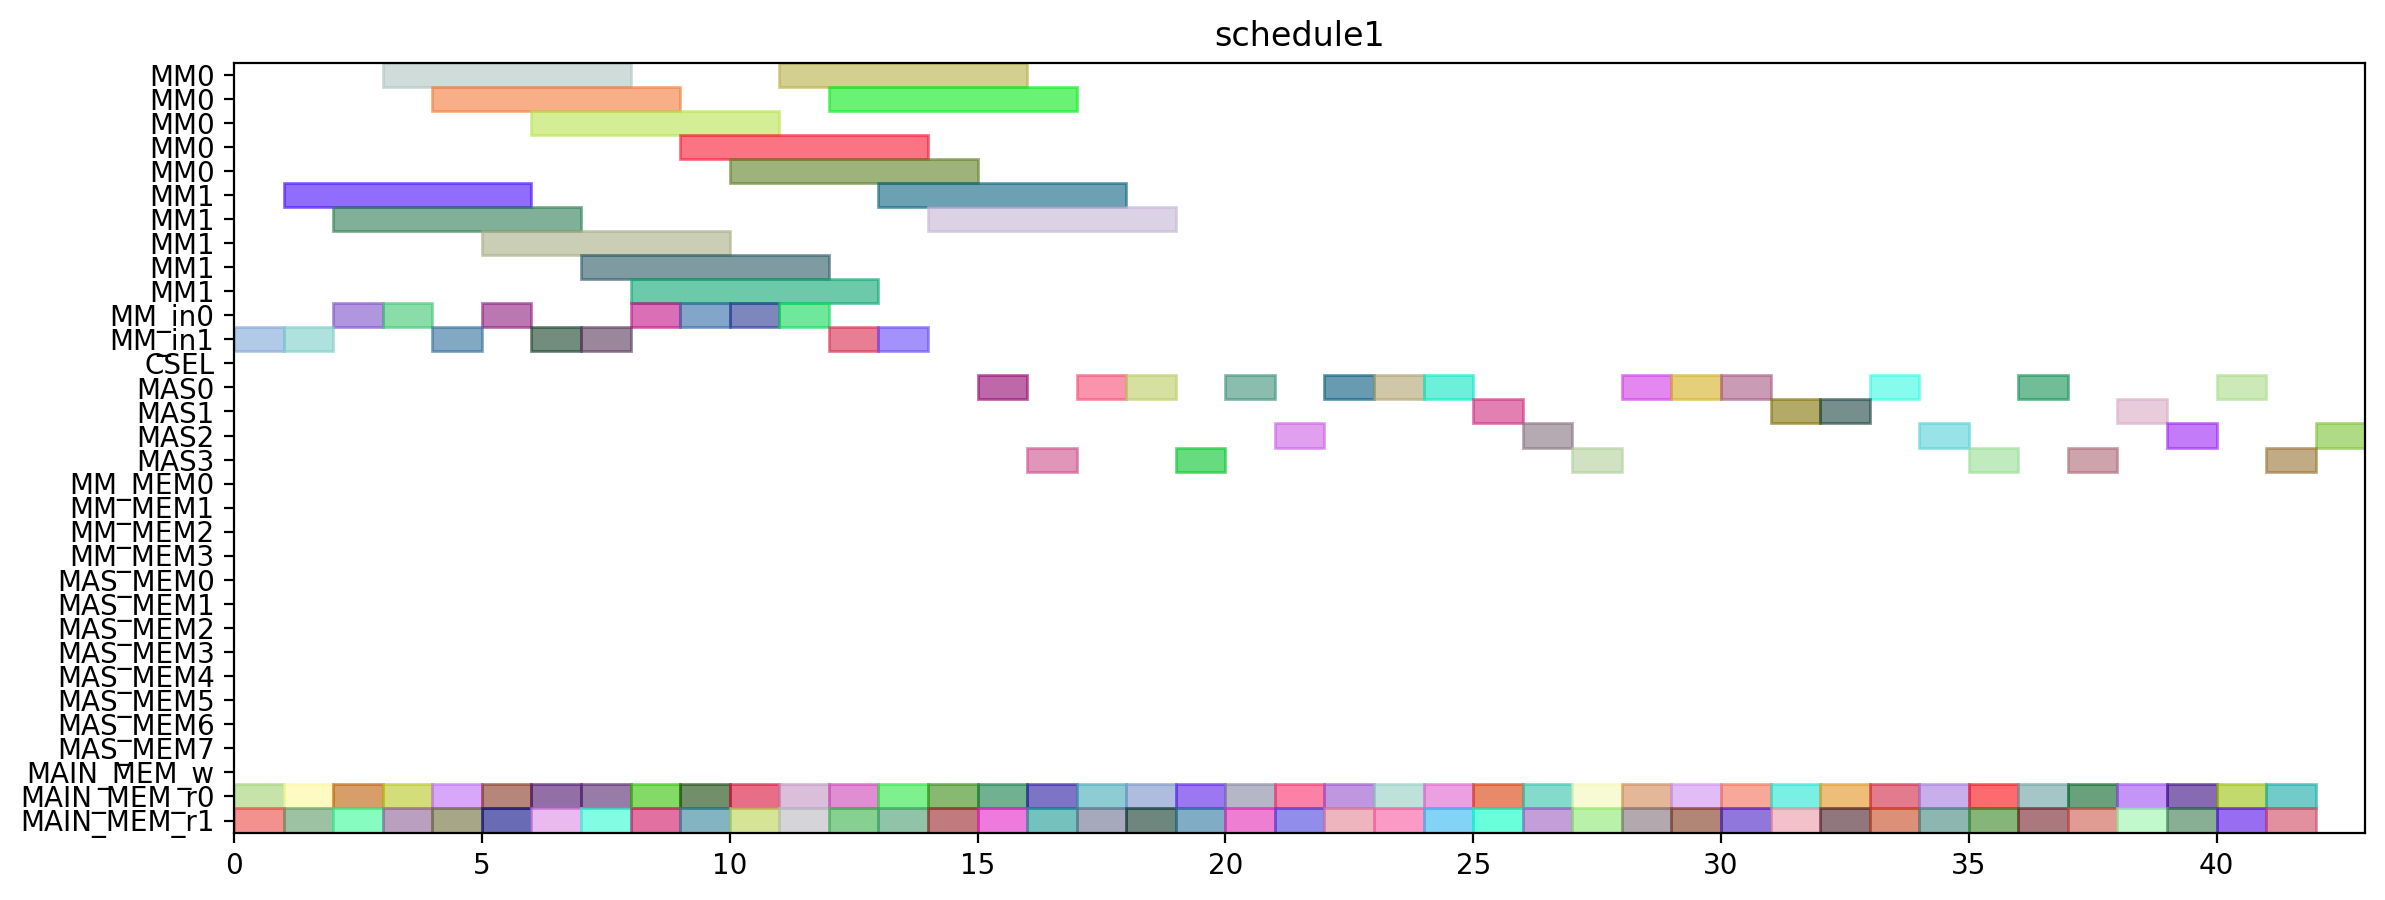

Write the Python code that produced this figure.
from pyschedule import Scenario, solvers, plotters, alt


def solve():
	horizon = 151
	S = Scenario("schedule1", horizon=horizon)

	# resource
	MM = S.Resources('MM', num=2, size=5)
	MM_in = S.Resources('MM_in', num=2)
	CSEL = S.Resource('CSEL')
	MAS = S.Resources('MAS', num=4, size=1, periods=range(1, horizon))
	MM_MEM = S.Resources('MM_MEM', num=4)
	MAS_MEM = S.Resources('MAS_MEM', num=8)
	MAIN_MEM_w = S.Resource('MAIN_MEM_w', size=1)
	MAIN_MEM_r = S.Resources('MAIN_MEM_r', num=2)

	# result of previous scheduling
	t4_t8_t1_in = S.Task('t4_t8_t1_in', length=1, delay_cost=1)
	S += t4_t8_t1_in >= 0
	t4_t8_t1_in += MM_in[1]

	t4_t8_t1_mem0 = S.Task('t4_t8_t1_mem0', length=1, delay_cost=1)
	S += t4_t8_t1_mem0 >= 0
	t4_t8_t1_mem0 += MAIN_MEM_r[0]

	t4_t8_t1_mem1 = S.Task('t4_t8_t1_mem1', length=1, delay_cost=1)
	S += t4_t8_t1_mem1 >= 0
	t4_t8_t1_mem1 += MAIN_MEM_r[1]

	t1_t1_in = S.Task('t1_t1_in', length=1, delay_cost=1)
	S += t1_t1_in >= 1
	t1_t1_in += MM_in[1]

	t1_t1_mem0 = S.Task('t1_t1_mem0', length=1, delay_cost=1)
	S += t1_t1_mem0 >= 1
	t1_t1_mem0 += MAIN_MEM_r[0]

	t1_t1_mem1 = S.Task('t1_t1_mem1', length=1, delay_cost=1)
	S += t1_t1_mem1 >= 1
	t1_t1_mem1 += MAIN_MEM_r[1]

	t4_t8_t1 = S.Task('t4_t8_t1', length=5, delay_cost=1)
	S += t4_t8_t1 >= 1
	t4_t8_t1 += MM[1]

	t1_t1 = S.Task('t1_t1', length=5, delay_cost=1)
	S += t1_t1 >= 2
	t1_t1 += MM[1]

	t2_t0_in = S.Task('t2_t0_in', length=1, delay_cost=1)
	S += t2_t0_in >= 2
	t2_t0_in += MM_in[0]

	t2_t0_mem0 = S.Task('t2_t0_mem0', length=1, delay_cost=1)
	S += t2_t0_mem0 >= 2
	t2_t0_mem0 += MAIN_MEM_r[0]

	t2_t0_mem1 = S.Task('t2_t0_mem1', length=1, delay_cost=1)
	S += t2_t0_mem1 >= 2
	t2_t0_mem1 += MAIN_MEM_r[1]

	t2_t0 = S.Task('t2_t0', length=5, delay_cost=1)
	S += t2_t0 >= 3
	t2_t0 += MM[0]

	t4_t2_t1_in = S.Task('t4_t2_t1_in', length=1, delay_cost=1)
	S += t4_t2_t1_in >= 3
	t4_t2_t1_in += MM_in[0]

	t4_t2_t1_mem0 = S.Task('t4_t2_t1_mem0', length=1, delay_cost=1)
	S += t4_t2_t1_mem0 >= 3
	t4_t2_t1_mem0 += MAIN_MEM_r[0]

	t4_t2_t1_mem1 = S.Task('t4_t2_t1_mem1', length=1, delay_cost=1)
	S += t4_t2_t1_mem1 >= 3
	t4_t2_t1_mem1 += MAIN_MEM_r[1]

	t4_t2_t1 = S.Task('t4_t2_t1', length=5, delay_cost=1)
	S += t4_t2_t1 >= 4
	t4_t2_t1 += MM[0]

	t4_t8_t0_in = S.Task('t4_t8_t0_in', length=1, delay_cost=1)
	S += t4_t8_t0_in >= 4
	t4_t8_t0_in += MM_in[1]

	t4_t8_t0_mem0 = S.Task('t4_t8_t0_mem0', length=1, delay_cost=1)
	S += t4_t8_t0_mem0 >= 4
	t4_t8_t0_mem0 += MAIN_MEM_r[0]

	t4_t8_t0_mem1 = S.Task('t4_t8_t0_mem1', length=1, delay_cost=1)
	S += t4_t8_t0_mem1 >= 4
	t4_t8_t0_mem1 += MAIN_MEM_r[1]

	t4_t2_t0_in = S.Task('t4_t2_t0_in', length=1, delay_cost=1)
	S += t4_t2_t0_in >= 5
	t4_t2_t0_in += MM_in[0]

	t4_t2_t0_mem0 = S.Task('t4_t2_t0_mem0', length=1, delay_cost=1)
	S += t4_t2_t0_mem0 >= 5
	t4_t2_t0_mem0 += MAIN_MEM_r[0]

	t4_t2_t0_mem1 = S.Task('t4_t2_t0_mem1', length=1, delay_cost=1)
	S += t4_t2_t0_mem1 >= 5
	t4_t2_t0_mem1 += MAIN_MEM_r[1]

	t4_t8_t0 = S.Task('t4_t8_t0', length=5, delay_cost=1)
	S += t4_t8_t0 >= 5
	t4_t8_t0 += MM[1]

	t4_t0_t1_in = S.Task('t4_t0_t1_in', length=1, delay_cost=1)
	S += t4_t0_t1_in >= 6
	t4_t0_t1_in += MM_in[1]

	t4_t0_t1_mem0 = S.Task('t4_t0_t1_mem0', length=1, delay_cost=1)
	S += t4_t0_t1_mem0 >= 6
	t4_t0_t1_mem0 += MAIN_MEM_r[0]

	t4_t0_t1_mem1 = S.Task('t4_t0_t1_mem1', length=1, delay_cost=1)
	S += t4_t0_t1_mem1 >= 6
	t4_t0_t1_mem1 += MAIN_MEM_r[1]

	t4_t2_t0 = S.Task('t4_t2_t0', length=5, delay_cost=1)
	S += t4_t2_t0 >= 6
	t4_t2_t0 += MM[0]

	t4_t0_t1 = S.Task('t4_t0_t1', length=5, delay_cost=1)
	S += t4_t0_t1 >= 7
	t4_t0_t1 += MM[1]

	t4_t1_t1_in = S.Task('t4_t1_t1_in', length=1, delay_cost=1)
	S += t4_t1_t1_in >= 7
	t4_t1_t1_in += MM_in[1]

	t4_t1_t1_mem0 = S.Task('t4_t1_t1_mem0', length=1, delay_cost=1)
	S += t4_t1_t1_mem0 >= 7
	t4_t1_t1_mem0 += MAIN_MEM_r[0]

	t4_t1_t1_mem1 = S.Task('t4_t1_t1_mem1', length=1, delay_cost=1)
	S += t4_t1_t1_mem1 >= 7
	t4_t1_t1_mem1 += MAIN_MEM_r[1]

	t4_t0_t0_in = S.Task('t4_t0_t0_in', length=1, delay_cost=1)
	S += t4_t0_t0_in >= 8
	t4_t0_t0_in += MM_in[0]

	t4_t0_t0_mem0 = S.Task('t4_t0_t0_mem0', length=1, delay_cost=1)
	S += t4_t0_t0_mem0 >= 8
	t4_t0_t0_mem0 += MAIN_MEM_r[0]

	t4_t0_t0_mem1 = S.Task('t4_t0_t0_mem1', length=1, delay_cost=1)
	S += t4_t0_t0_mem1 >= 8
	t4_t0_t0_mem1 += MAIN_MEM_r[1]

	t4_t1_t1 = S.Task('t4_t1_t1', length=5, delay_cost=1)
	S += t4_t1_t1 >= 8
	t4_t1_t1 += MM[1]

	t1_t0_in = S.Task('t1_t0_in', length=1, delay_cost=1)
	S += t1_t0_in >= 9
	t1_t0_in += MM_in[0]

	t1_t0_mem0 = S.Task('t1_t0_mem0', length=1, delay_cost=1)
	S += t1_t0_mem0 >= 9
	t1_t0_mem0 += MAIN_MEM_r[0]

	t1_t0_mem1 = S.Task('t1_t0_mem1', length=1, delay_cost=1)
	S += t1_t0_mem1 >= 9
	t1_t0_mem1 += MAIN_MEM_r[1]

	t4_t0_t0 = S.Task('t4_t0_t0', length=5, delay_cost=1)
	S += t4_t0_t0 >= 9
	t4_t0_t0 += MM[0]

	t1_t0 = S.Task('t1_t0', length=5, delay_cost=1)
	S += t1_t0 >= 10
	t1_t0 += MM[0]

	t4_t1_t0_in = S.Task('t4_t1_t0_in', length=1, delay_cost=1)
	S += t4_t1_t0_in >= 10
	t4_t1_t0_in += MM_in[0]

	t4_t1_t0_mem0 = S.Task('t4_t1_t0_mem0', length=1, delay_cost=1)
	S += t4_t1_t0_mem0 >= 10
	t4_t1_t0_mem0 += MAIN_MEM_r[0]

	t4_t1_t0_mem1 = S.Task('t4_t1_t0_mem1', length=1, delay_cost=1)
	S += t4_t1_t0_mem1 >= 10
	t4_t1_t0_mem1 += MAIN_MEM_r[1]

	t0_t1_in = S.Task('t0_t1_in', length=1, delay_cost=1)
	S += t0_t1_in >= 11
	t0_t1_in += MM_in[0]

	t0_t1_mem0 = S.Task('t0_t1_mem0', length=1, delay_cost=1)
	S += t0_t1_mem0 >= 11
	t0_t1_mem0 += MAIN_MEM_r[0]

	t0_t1_mem1 = S.Task('t0_t1_mem1', length=1, delay_cost=1)
	S += t0_t1_mem1 >= 11
	t0_t1_mem1 += MAIN_MEM_r[1]

	t4_t1_t0 = S.Task('t4_t1_t0', length=5, delay_cost=1)
	S += t4_t1_t0 >= 11
	t4_t1_t0 += MM[0]

	t0_t0_in = S.Task('t0_t0_in', length=1, delay_cost=1)
	S += t0_t0_in >= 12
	t0_t0_in += MM_in[1]

	t0_t0_mem0 = S.Task('t0_t0_mem0', length=1, delay_cost=1)
	S += t0_t0_mem0 >= 12
	t0_t0_mem0 += MAIN_MEM_r[0]

	t0_t0_mem1 = S.Task('t0_t0_mem1', length=1, delay_cost=1)
	S += t0_t0_mem1 >= 12
	t0_t0_mem1 += MAIN_MEM_r[1]

	t0_t1 = S.Task('t0_t1', length=5, delay_cost=1)
	S += t0_t1 >= 12
	t0_t1 += MM[0]

	t0_t0 = S.Task('t0_t0', length=5, delay_cost=1)
	S += t0_t0 >= 13
	t0_t0 += MM[1]

	t2_t1_in = S.Task('t2_t1_in', length=1, delay_cost=1)
	S += t2_t1_in >= 13
	t2_t1_in += MM_in[1]

	t2_t1_mem0 = S.Task('t2_t1_mem0', length=1, delay_cost=1)
	S += t2_t1_mem0 >= 13
	t2_t1_mem0 += MAIN_MEM_r[0]

	t2_t1_mem1 = S.Task('t2_t1_mem1', length=1, delay_cost=1)
	S += t2_t1_mem1 >= 13
	t2_t1_mem1 += MAIN_MEM_r[1]

	t1_t3_mem0 = S.Task('t1_t3_mem0', length=1, delay_cost=1)
	S += t1_t3_mem0 >= 14
	t1_t3_mem0 += MAIN_MEM_r[0]

	t1_t3_mem1 = S.Task('t1_t3_mem1', length=1, delay_cost=1)
	S += t1_t3_mem1 >= 14
	t1_t3_mem1 += MAIN_MEM_r[1]

	t2_t1 = S.Task('t2_t1', length=5, delay_cost=1)
	S += t2_t1 >= 14
	t2_t1 += MM[1]

	t1_t2_mem0 = S.Task('t1_t2_mem0', length=1, delay_cost=1)
	S += t1_t2_mem0 >= 15
	t1_t2_mem0 += MAIN_MEM_r[0]

	t1_t2_mem1 = S.Task('t1_t2_mem1', length=1, delay_cost=1)
	S += t1_t2_mem1 >= 15
	t1_t2_mem1 += MAIN_MEM_r[1]

	t1_t3 = S.Task('t1_t3', length=1, delay_cost=1)
	S += t1_t3 >= 15
	t1_t3 += MAS[0]

	t1_t2 = S.Task('t1_t2', length=1, delay_cost=1)
	S += t1_t2 >= 16
	t1_t2 += MAS[3]

	t4_t50_mem0 = S.Task('t4_t50_mem0', length=1, delay_cost=1)
	S += t4_t50_mem0 >= 16
	t4_t50_mem0 += MAIN_MEM_r[0]

	t4_t50_mem1 = S.Task('t4_t50_mem1', length=1, delay_cost=1)
	S += t4_t50_mem1 >= 16
	t4_t50_mem1 += MAIN_MEM_r[1]

	t4_t41_mem0 = S.Task('t4_t41_mem0', length=1, delay_cost=1)
	S += t4_t41_mem0 >= 17
	t4_t41_mem0 += MAIN_MEM_r[0]

	t4_t41_mem1 = S.Task('t4_t41_mem1', length=1, delay_cost=1)
	S += t4_t41_mem1 >= 17
	t4_t41_mem1 += MAIN_MEM_r[1]

	t4_t50 = S.Task('t4_t50', length=1, delay_cost=1)
	S += t4_t50 >= 17
	t4_t50 += MAS[0]

	t4_t41 = S.Task('t4_t41', length=1, delay_cost=1)
	S += t4_t41 >= 18
	t4_t41 += MAS[0]

	t4_t51_mem0 = S.Task('t4_t51_mem0', length=1, delay_cost=1)
	S += t4_t51_mem0 >= 18
	t4_t51_mem0 += MAIN_MEM_r[0]

	t4_t51_mem1 = S.Task('t4_t51_mem1', length=1, delay_cost=1)
	S += t4_t51_mem1 >= 18
	t4_t51_mem1 += MAIN_MEM_r[1]

	t4_t40_mem0 = S.Task('t4_t40_mem0', length=1, delay_cost=1)
	S += t4_t40_mem0 >= 19
	t4_t40_mem0 += MAIN_MEM_r[0]

	t4_t40_mem1 = S.Task('t4_t40_mem1', length=1, delay_cost=1)
	S += t4_t40_mem1 >= 19
	t4_t40_mem1 += MAIN_MEM_r[1]

	t4_t51 = S.Task('t4_t51', length=1, delay_cost=1)
	S += t4_t51 >= 19
	t4_t51 += MAS[3]

	t4_t2_t2_mem0 = S.Task('t4_t2_t2_mem0', length=1, delay_cost=1)
	S += t4_t2_t2_mem0 >= 20
	t4_t2_t2_mem0 += MAIN_MEM_r[0]

	t4_t2_t2_mem1 = S.Task('t4_t2_t2_mem1', length=1, delay_cost=1)
	S += t4_t2_t2_mem1 >= 20
	t4_t2_t2_mem1 += MAIN_MEM_r[1]

	t4_t40 = S.Task('t4_t40', length=1, delay_cost=1)
	S += t4_t40 >= 20
	t4_t40 += MAS[0]

	t4_t2_t2 = S.Task('t4_t2_t2', length=1, delay_cost=1)
	S += t4_t2_t2 >= 21
	t4_t2_t2 += MAS[2]

	t4_t2_t3_mem0 = S.Task('t4_t2_t3_mem0', length=1, delay_cost=1)
	S += t4_t2_t3_mem0 >= 21
	t4_t2_t3_mem0 += MAIN_MEM_r[0]

	t4_t2_t3_mem1 = S.Task('t4_t2_t3_mem1', length=1, delay_cost=1)
	S += t4_t2_t3_mem1 >= 21
	t4_t2_t3_mem1 += MAIN_MEM_r[1]

	t4_t1_t3_mem0 = S.Task('t4_t1_t3_mem0', length=1, delay_cost=1)
	S += t4_t1_t3_mem0 >= 22
	t4_t1_t3_mem0 += MAIN_MEM_r[0]

	t4_t1_t3_mem1 = S.Task('t4_t1_t3_mem1', length=1, delay_cost=1)
	S += t4_t1_t3_mem1 >= 22
	t4_t1_t3_mem1 += MAIN_MEM_r[1]

	t4_t2_t3 = S.Task('t4_t2_t3', length=1, delay_cost=1)
	S += t4_t2_t3 >= 22
	t4_t2_t3 += MAS[0]

	t4_t1_t2_mem0 = S.Task('t4_t1_t2_mem0', length=1, delay_cost=1)
	S += t4_t1_t2_mem0 >= 23
	t4_t1_t2_mem0 += MAIN_MEM_r[0]

	t4_t1_t2_mem1 = S.Task('t4_t1_t2_mem1', length=1, delay_cost=1)
	S += t4_t1_t2_mem1 >= 23
	t4_t1_t2_mem1 += MAIN_MEM_r[1]

	t4_t1_t3 = S.Task('t4_t1_t3', length=1, delay_cost=1)
	S += t4_t1_t3 >= 23
	t4_t1_t3 += MAS[0]

	t4_t0_t3_mem0 = S.Task('t4_t0_t3_mem0', length=1, delay_cost=1)
	S += t4_t0_t3_mem0 >= 24
	t4_t0_t3_mem0 += MAIN_MEM_r[0]

	t4_t0_t3_mem1 = S.Task('t4_t0_t3_mem1', length=1, delay_cost=1)
	S += t4_t0_t3_mem1 >= 24
	t4_t0_t3_mem1 += MAIN_MEM_r[1]

	t4_t1_t2 = S.Task('t4_t1_t2', length=1, delay_cost=1)
	S += t4_t1_t2 >= 24
	t4_t1_t2 += MAS[0]

	t4_t0_t2_mem0 = S.Task('t4_t0_t2_mem0', length=1, delay_cost=1)
	S += t4_t0_t2_mem0 >= 25
	t4_t0_t2_mem0 += MAIN_MEM_r[0]

	t4_t0_t2_mem1 = S.Task('t4_t0_t2_mem1', length=1, delay_cost=1)
	S += t4_t0_t2_mem1 >= 25
	t4_t0_t2_mem1 += MAIN_MEM_r[1]

	t4_t0_t3 = S.Task('t4_t0_t3', length=1, delay_cost=1)
	S += t4_t0_t3 >= 25
	t4_t0_t3 += MAS[1]

	t0_t3_mem0 = S.Task('t0_t3_mem0', length=1, delay_cost=1)
	S += t0_t3_mem0 >= 26
	t0_t3_mem0 += MAIN_MEM_r[0]

	t0_t3_mem1 = S.Task('t0_t3_mem1', length=1, delay_cost=1)
	S += t0_t3_mem1 >= 26
	t0_t3_mem1 += MAIN_MEM_r[1]

	t4_t0_t2 = S.Task('t4_t0_t2', length=1, delay_cost=1)
	S += t4_t0_t2 >= 26
	t4_t0_t2 += MAS[2]

	t0_t2_mem0 = S.Task('t0_t2_mem0', length=1, delay_cost=1)
	S += t0_t2_mem0 >= 27
	t0_t2_mem0 += MAIN_MEM_r[0]

	t0_t2_mem1 = S.Task('t0_t2_mem1', length=1, delay_cost=1)
	S += t0_t2_mem1 >= 27
	t0_t2_mem1 += MAIN_MEM_r[1]

	t0_t3 = S.Task('t0_t3', length=1, delay_cost=1)
	S += t0_t3 >= 27
	t0_t3 += MAS[3]

	t0_t2 = S.Task('t0_t2', length=1, delay_cost=1)
	S += t0_t2 >= 28
	t0_t2 += MAS[0]

	t2_t3_mem0 = S.Task('t2_t3_mem0', length=1, delay_cost=1)
	S += t2_t3_mem0 >= 28
	t2_t3_mem0 += MAIN_MEM_r[0]

	t2_t3_mem1 = S.Task('t2_t3_mem1', length=1, delay_cost=1)
	S += t2_t3_mem1 >= 28
	t2_t3_mem1 += MAIN_MEM_r[1]

	t2_t2_mem0 = S.Task('t2_t2_mem0', length=1, delay_cost=1)
	S += t2_t2_mem0 >= 29
	t2_t2_mem0 += MAIN_MEM_r[0]

	t2_t2_mem1 = S.Task('t2_t2_mem1', length=1, delay_cost=1)
	S += t2_t2_mem1 >= 29
	t2_t2_mem1 += MAIN_MEM_r[1]

	t2_t3 = S.Task('t2_t3', length=1, delay_cost=1)
	S += t2_t3 >= 29
	t2_t3 += MAS[0]

	t2_t2 = S.Task('t2_t2', length=1, delay_cost=1)
	S += t2_t2 >= 30
	t2_t2 += MAS[0]


	# new tasks
	t4_t8_t2 = S.Task('t4_t8_t2', length=1, delay_cost=1)
	t4_t8_t2 += alt(MAS)
	t4_t8_t2_mem0 = S.Task('t4_t8_t2_mem0', length=1, delay_cost=1)
	t4_t8_t2_mem0 += MAIN_MEM_r[0]
	S += t4_t8_t2_mem0 <= t4_t8_t2

	t4_t8_t2_mem1 = S.Task('t4_t8_t2_mem1', length=1, delay_cost=1)
	t4_t8_t2_mem1 += MAIN_MEM_r[1]
	S += t4_t8_t2_mem1 <= t4_t8_t2

	t4_t8_t3 = S.Task('t4_t8_t3', length=1, delay_cost=1)
	t4_t8_t3 += alt(MAS)
	t4_t8_t3_mem0 = S.Task('t4_t8_t3_mem0', length=1, delay_cost=1)
	t4_t8_t3_mem0 += MAIN_MEM_r[0]
	S += t4_t8_t3_mem0 <= t4_t8_t3

	t4_t8_t3_mem1 = S.Task('t4_t8_t3_mem1', length=1, delay_cost=1)
	t4_t8_t3_mem1 += MAIN_MEM_r[1]
	S += t4_t8_t3_mem1 <= t4_t8_t3

	t70 = S.Task('t70', length=1, delay_cost=1)
	t70 += alt(MAS)
	t70_mem0 = S.Task('t70_mem0', length=1, delay_cost=1)
	t70_mem0 += MAIN_MEM_r[0]
	S += t70_mem0 <= t70

	t70_mem1 = S.Task('t70_mem1', length=1, delay_cost=1)
	t70_mem1 += MAIN_MEM_r[1]
	S += t70_mem1 <= t70

	t71 = S.Task('t71', length=1, delay_cost=1)
	t71 += alt(MAS)
	t71_mem0 = S.Task('t71_mem0', length=1, delay_cost=1)
	t71_mem0 += MAIN_MEM_r[0]
	S += t71_mem0 <= t71

	t71_mem1 = S.Task('t71_mem1', length=1, delay_cost=1)
	t71_mem1 += MAIN_MEM_r[1]
	S += t71_mem1 <= t71

	t80 = S.Task('t80', length=1, delay_cost=1)
	t80 += alt(MAS)
	t80_mem0 = S.Task('t80_mem0', length=1, delay_cost=1)
	t80_mem0 += MAIN_MEM_r[0]
	S += t80_mem0 <= t80

	t80_mem1 = S.Task('t80_mem1', length=1, delay_cost=1)
	t80_mem1 += MAIN_MEM_r[1]
	S += t80_mem1 <= t80

	t81 = S.Task('t81', length=1, delay_cost=1)
	t81 += alt(MAS)
	t81_mem0 = S.Task('t81_mem0', length=1, delay_cost=1)
	t81_mem0 += MAIN_MEM_r[0]
	S += t81_mem0 <= t81

	t81_mem1 = S.Task('t81_mem1', length=1, delay_cost=1)
	t81_mem1 += MAIN_MEM_r[1]
	S += t81_mem1 <= t81

	t90 = S.Task('t90', length=1, delay_cost=1)
	t90 += alt(MAS)
	t90_mem0 = S.Task('t90_mem0', length=1, delay_cost=1)
	t90_mem0 += MAIN_MEM_r[0]
	S += t90_mem0 <= t90

	t90_mem1 = S.Task('t90_mem1', length=1, delay_cost=1)
	t90_mem1 += MAIN_MEM_r[1]
	S += t90_mem1 <= t90

	t91 = S.Task('t91', length=1, delay_cost=1)
	t91 += alt(MAS)
	t91_mem0 = S.Task('t91_mem0', length=1, delay_cost=1)
	t91_mem0 += MAIN_MEM_r[0]
	S += t91_mem0 <= t91

	t91_mem1 = S.Task('t91_mem1', length=1, delay_cost=1)
	t91_mem1 += MAIN_MEM_r[1]
	S += t91_mem1 <= t91

	t100 = S.Task('t100', length=1, delay_cost=1)
	t100 += alt(MAS)
	t100_mem0 = S.Task('t100_mem0', length=1, delay_cost=1)
	t100_mem0 += MAIN_MEM_r[0]
	S += t100_mem0 <= t100

	t100_mem1 = S.Task('t100_mem1', length=1, delay_cost=1)
	t100_mem1 += MAIN_MEM_r[1]
	S += t100_mem1 <= t100

	t101 = S.Task('t101', length=1, delay_cost=1)
	t101 += alt(MAS)
	t101_mem0 = S.Task('t101_mem0', length=1, delay_cost=1)
	t101_mem0 += MAIN_MEM_r[0]
	S += t101_mem0 <= t101

	t101_mem1 = S.Task('t101_mem1', length=1, delay_cost=1)
	t101_mem1 += MAIN_MEM_r[1]
	S += t101_mem1 <= t101

	t5_t0_t2 = S.Task('t5_t0_t2', length=1, delay_cost=1)
	t5_t0_t2 += alt(MAS)
	t5_t0_t2_mem0 = S.Task('t5_t0_t2_mem0', length=1, delay_cost=1)
	t5_t0_t2_mem0 += MAIN_MEM_r[0]
	S += t5_t0_t2_mem0 <= t5_t0_t2

	t5_t0_t2_mem1 = S.Task('t5_t0_t2_mem1', length=1, delay_cost=1)
	t5_t0_t2_mem1 += MAIN_MEM_r[1]
	S += t5_t0_t2_mem1 <= t5_t0_t2

	t5_t8_t2 = S.Task('t5_t8_t2', length=1, delay_cost=1)
	t5_t8_t2 += alt(MAS)
	t5_t8_t2_mem0 = S.Task('t5_t8_t2_mem0', length=1, delay_cost=1)
	t5_t8_t2_mem0 += MAIN_MEM_r[0]
	S += t5_t8_t2_mem0 <= t5_t8_t2

	t5_t8_t2_mem1 = S.Task('t5_t8_t2_mem1', length=1, delay_cost=1)
	t5_t8_t2_mem1 += MAIN_MEM_r[1]
	S += t5_t8_t2_mem1 <= t5_t8_t2

	solvers.mip.solve(S,msg=1,kind='CPLEX',ratio_gap=1.01)

	solution = [['hoge']*len(S.solution()[1]) for i in range(len(S.solution()))]
	for i in range(len(S.solution())):
		for j in range(len(S.solution()[i])):
			solution[i][j]=str(S.solution()[i][j])
	print(solution)

	cycles = int(solution[-1][3])

	pic_file_name = "/home/mfukuda/ABE/multiRAM_multiMAS_16mux/scheduling_result/stage5MM2_stage1MAS4/SPARSE/schedule1.png"
	if(S.solution() != []):
		plotters.matplotlib.plot(S,img_filename=pic_file_name, show_task_labels=False, fig_size=(cycles*0.25+3, 5))

	return solution
